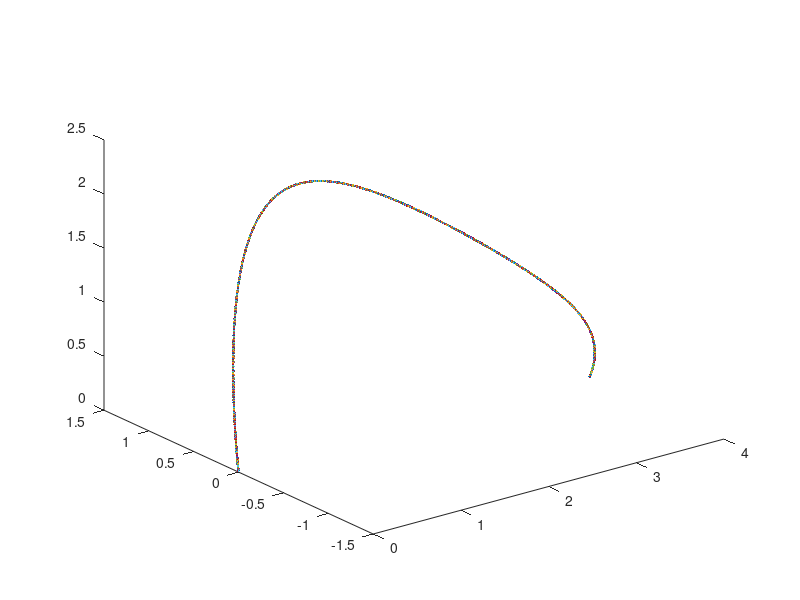

MATLAB code to generate this figure:
clear all;

waypoints = [0    0   0;
              1    1   1;
              2    0   2;
              3    -1  1;
              4    0   0]';
    waypoints0 = waypoints;
    points = size(waypoints,2);
    number_of_paths = size(waypoints,2)-1;
    total_time = 15;
    
    for i = 1:number_of_paths
        distance(i) = norm(waypoints(:,i)-waypoints(:,i+1));
    end
    
    time = ceil(total_time*distance/sum(distance)); %time per path
    total_time = sum(time);
    
    for i = 1:number_of_paths
        S(i) = sum(time(1:i));
    end



C   = [           1           0             0              0             0              0              0              0     zeros(1,3*8);                                                                                                                       % p1 initial point1
                  1          S(1)         S(1)^2         S(1)^3        S(1)^4         S(1)^5         S(1)^6        S(1)^7   zeros(1,3*8);                                                                                                                       % p2 final interval point1
                  0           1             0              0             0              0              0              0     zeros(1,3*8);                                                                                                                       % 0 initial velocity zero
                  0           0             2              0             0              0              0              0     zeros(1,3*8);                                                                                                                       % 0 initial acc zero
                  0           0             0              6             0              0              0              0     zeros(1,3*8);                                                                                                                       % 0 initial jerk zero     
                  0           1           2*S(1)        3*S(1)^2      4*S(1)^3       5*S(1)^4      6*S(1)^5      7*S(1)^6     -0           -1           -2*S(1)        -3*S(1)^2      -4*S(1)^3       -5*S(1)^4      -6*S(1)^5      -7*S(1)^6   zeros(1,2*8) ;   % 0 1,2
                  0           0             2           6*S(1)        12*S(1)^2     20*S(1)^3      30*S(1)^4     42*S(1)^5    -0           -0             -2           -6*S(1)        -12*S(1)^2     -20*S(1)^3      -30*S(1)^4     -42*S(1)^5   zeros(1,2*8);   % 0 1,2
                  0           0             0             6           24*S(1)       60*S(1)^2     120*S(1)^3     210*S(1)^4   -0            -0             -0             -6           -24*S(1)       -60*S(1)^2     -120*S(1)^3     -210*S(1)^4 zeros(1,2*8);   % 0 1,2
                  0           0             0             0            24            120*S(1)     360*S(1)^2     840*S(1)^3   -0           -0             -0             -0            -24            -120*S(1)     -360*S(1)^2     -840*S(1)^3  zeros(1,2*8);   % 0 1,2
                  0           0             0             0             0              120        720*S(1)       2520*S(1)^2  -0           -0             -0             -0             -0              -120        -720*S(1)       -2520*S(1)^2 zeros(1,2*8);   % 0 1,2
                  0           0             0             0             0               0           720          5040*S(1)    -0           -0             -0             -0             -0               -0           -720          -5040*S(1)   zeros(1,2*8);   % 0 1,2
zeros(1,8)        1          S(1)         S(1)^2         S(1)^3        S(1)^4         S(1)^5         S(1)^6        S(1)^7    zeros(1,2*8);                                                                                                                       % p2 initial point 2
zeros(1,8)        1          S(2)         S(2)^2         S(2)^3        S(2)^4         S(2)^5         S(2)^6        S(2)^7    zeros(1,2*8);                                                                                                                       % p3 final point 2
zeros(1,8)        0           1           2*S(2)        3*S(2)^2      4*S(2)^3       5*S(2)^4      6*S(2)^5      7*S(2)^6     -0           -1           -2*S(2)        -3*S(2)^2      -4*S(2)^3       -5*S(2)^4      -6*S(2)^5      -7*S(2)^6    zeros(1,8);     % 0 2,3
zeros(1,8)        0           0             2           6*S(2)        12*S(2)^2     20*S(2)^3      30*S(2)^4     42*S(2)^5    -0           -0             -2           -6*S(2)        -12*S(2)^2     -20*S(2)^3      -30*S(2)^4     -42*S(2)^5   zeros(1,8);     % 0 2,3
zeros(1,8)        0           0             0             6           24*S(2)       60*S(2)^2     120*S(2)^3     210*S(2)^4   -0            -0             -0             -6           -24*S(2)       -60*S(2)^2     -120*S(2)^3     -210*S(2)^4 zeros(1,8);     % 0 2,3
zeros(1,8)        0           0             0             0            24            120*S(2)     360*S(2)^2     840*S(2)^3   -0           -0             -0             -0            -24            -120*S(2)     -360*S(2)^2     -840*S(2)^3  zeros(1,8);     % 0 2,3
zeros(1,8)        0           0             0             0             0              120        720*S(2)       2520*S(2)^2  -0           -0             -0             -0             -0              -120        -720*S(2)       -2520*S(2)^2 zeros(1,8);     % 0 2,3
zeros(1,8)        0           0             0             0             0               0           720          5040*S(2)    -0           -0             -0             -0             -0               -0           -720          -5040*S(2)   zeros(1,8);     % 0 2,3
zeros(1,16)       1          S(2)         S(2)^2         S(2)^3        S(2)^4         S(2)^5         S(2)^6        S(2)^7    zeros(1,8);                                                                                                                         % p3 initial point 3
zeros(1,16)       1          S(3)         S(3)^2         S(3)^3        S(3)^4         S(3)^5         S(3)^6        S(3)^7    zeros(1,8);                                                                                                                         % p4 final point 3
zeros(1,16)       0           1           2*S(3)        3*S(3)^2      4*S(3)^3       5*S(3)^4      6*S(3)^5      7*S(3)^6     -0           -1           -2*S(3)        -3*S(3)^2      -4*S(3)^3       -5*S(3)^4      -6*S(3)^5      -7*S(3)^6    ;               % 0 3,4
zeros(1,16)       0           0             2           6*S(3)        12*S(3)^2     20*S(3)^3      30*S(3)^4     42*S(3)^5    -0           -0             -2           -6*S(3)        -12*S(3)^2     -20*S(3)^3      -30*S(3)^4     -42*S(3)^5   ;               % 0 3,4
zeros(1,16)       0           0             0             6           24*S(3)       60*S(3)^2     120*S(3)^3     210*S(3)^4   -0            -0             -0             -6           -24*S(3)       -60*S(3)^2     -120*S(3)^3     -210*S(3)^4 ;               % 0 3,4
zeros(1,16)       0           0             0             0            24            120*S(3)     360*S(3)^2     840*S(3)^3   -0           -0             -0             -0            -24            -120*S(3)     -360*S(3)^2     -840*S(3)^3  ;               % 0 3,4
zeros(1,16)       0           0             0             0             0              120        720*S(3)       2520*S(3)^2  -0           -0             -0             -0             -0              -120        -720*S(3)       -2520*S(3)^2 ;               % 0 3,4
zeros(1,16)       0           0             0             0             0               0           720          5040*S(3)    -0           -0             -0             -0             -0               -0           -720          -5040*S(3)   ;               % 0 3,4
zeros(1,24)       1          S(3)         S(3)^2         S(3)^3        S(3)^4         S(3)^5         S(3)^6        S(3)^7   ;                                                                                                                                    % p4 initial point 4
zeros(1,24)       1          S(4)         S(4)^2         S(4)^3        S(4)^4         S(4)^5         S(4)^6        S(4)^7   ;                                                                                                                                    % p5 final point 4
zeros(1,24)       0           1           2*S(4)        3*S(4)^2      4*S(4)^3       5*S(4)^4      6*S(4)^5      7*S(4)^6    ;                                                                                                                                   % 0 end velocity zero
zeros(1,24)       0           0             2           6*S(4)        12*S(4)^2     20*S(4)^3      30*S(4)^4     42*S(4)^5   ;                                                                                                                                   % 0 end accel zero
zeros(1,24)       0           0             0             6           24*S(4)       60*S(4)^2     120*S(4)^3     210*S(4)^4  ];                                                                                                                                  % 0 end jerk zero    

X = [waypoints0(1,1) ; waypoints0(1,2); zeros(9,1); waypoints0(1,2); waypoints0(1,3); zeros(6,1); waypoints0(1,3); waypoints0(1,4); zeros(6,1); waypoints0(1,4); waypoints0(1,5); 0; 0; 0];
Y = [waypoints0(2,1) ; waypoints0(2,2); zeros(9,1); waypoints0(2,2); waypoints0(2,3); zeros(6,1); waypoints0(2,3); waypoints0(2,4); zeros(6,1); waypoints0(2,4); waypoints0(2,5); 0; 0; 0];
Z = [waypoints0(3,1) ; waypoints0(3,2); zeros(9,1); waypoints0(3,2); waypoints0(3,3); zeros(6,1); waypoints0(3,3); waypoints0(3,4); zeros(6,1); waypoints0(3,4); waypoints0(3,5); 0; 0; 0];
CoefX = inv(C)*X;
CoefY = inv(C)*Y;
CoefZ = inv(C)*Z;

CX = zeros(4,8);
CX(1,:) = CoefX(1:8);
CX(2,:) = CoefX(9:16);
CX(3,:) = CoefX(17:24);
CX(4,:) = CoefX(25:32);

CY = zeros(4,8);
CY(1,:) = CoefY(1:8);
CY(2,:) = CoefY(9:16);
CY(3,:) = CoefY(17:24);
CY(4,:) = CoefY(25:32);

CZ = zeros(4,8);
CZ(1,:) = CoefZ(1:8);
CZ(2,:) = CoefZ(9:16);
CZ(3,:) = CoefZ(17:24);
CZ(4,:) = CoefZ(25:32);


for t = 0:0.01:15
    if t<=S(1)
        i = 1;
    elseif t<=S(2);
        i=2;
    elseif t<=S(3);
        i=3;
    else i=4;
    end
    v1 = [1 t t^2 t^3 t^4 t^5 t^6 t^7]';
    v2 = [0 1 2*t 3*t^2 4*t^3 5*t^4 6*t^5 7*t^6]';
    v3 = [0 0 2 6*t 12*t^2 20*t^3 30*t^4 42*t^5]';
    desired_state.pos = zeros(3,1);
    desired_state.vel = zeros(3,1);
    desired_state.acc = zeros(3,1);
    desired_state.pos(1,1) = CX(i,:)*v1;
    desired_state.pos(2,1) = CY(i,:)*v1;
    desired_state.pos(3,1) = CZ(i,:)*v1;
    
    desired_state.vel(1,1) = CX(i,:)*v2;
    desired_state.vel(2,1) = CY(i,:)*v2;
    desired_state.vel(3,1) = CZ(i,:)*v2;
    
    desired_state.acc(1,1) = CX(i,:)*v3;
    desired_state.acc(2,1) = CY(i,:)*v3;
    desired_state.acc(3,1) = CZ(i,:)*v3;
    
    desired_state.yaw = 0;
    desired_state.yawdot = 0;

    plot3(desired_state.pos(1,1), desired_state.pos(2,1), desired_state.pos(3,1),'.')
    hold on;
end
%%
% for t=4:0.01:8
%     figure(1)
%     plot(t, CX(2,:)*[1 t t^2 t^3 t^4 t^5 t^6 t^7]');
%     hold on;
%     figure(2);
%     plot(t,CY(2,:)*[1 t t^2 t^3 t^4 t^5 t^6 t^7]','r');
%     hold on;
%     figure(3);
%     plot(t,CZ(2,:)*[1 t t^2 t^3 t^4 t^5 t^6 t^7]','k');
%     hold on;
% end









